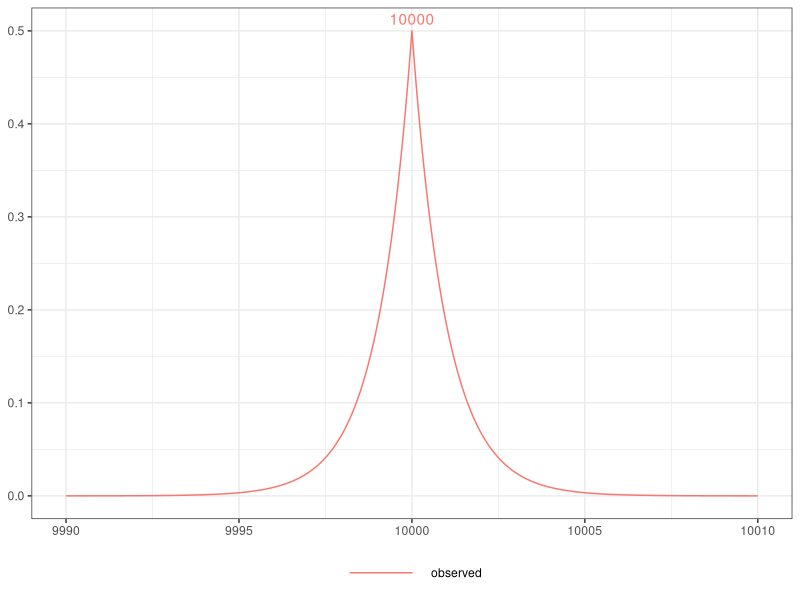
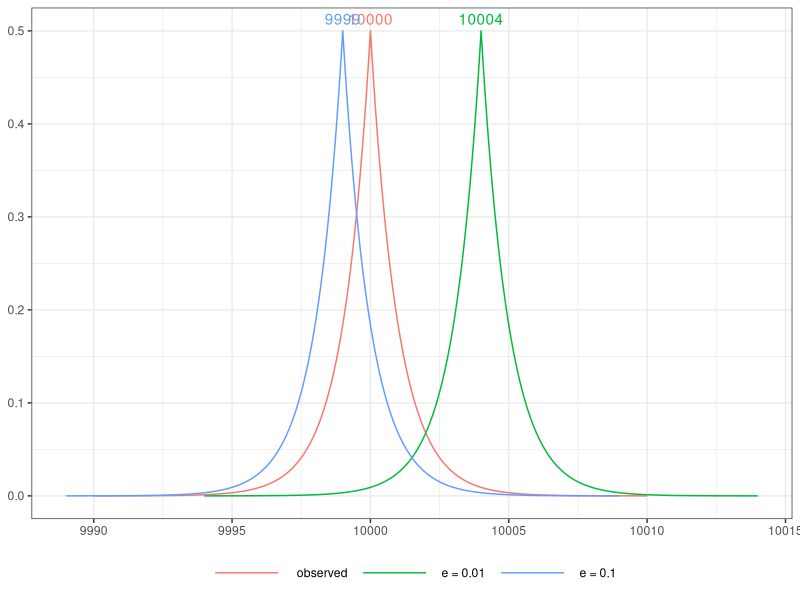

The R script that drew these images, in order:
rm(list=ls(all=TRUE))

library(tidyverse)
library(VGAM)
set.seed(1234)

# Generate data for plotting ---- 
# Define parameters
mean_value <- 10000
scale <- 1  # You can adjust the scale (b) as needed

x_values <- seq(mean_value - 10, mean_value + 10, by = 0.01)
y_values <- dlaplace(x_values, mean_value, scale)

# Create data frame for ggplot
df_ods <- data.frame(x = x_values,
                     y = y_values,
                     n = mean_value,
                     type = " observed"
                     )

# Plot the data
df_data <- data.frame()
df_data <- rbind(df_ods)
ggplot(df_ods, aes(x = x, y = y, color = type)) +
  geom_line() +
  theme_bw() +
  geom_text(aes(label = ifelse(y == max(y), n, "")), vjust = -.5, hjust = 0.5,show.legend=F) +  # Add text labels
  theme(axis.title = element_blank(),
        legend.position = "bottom", 
        legend.title = element_blank(),         
        legend.key.width = unit(2, "cm"),
        )

# Generate Laplace noise ---- 

epsilon <- c(0.01, 0.1)
for (e in epsilon) {
  # Add Laplace noise to the mean value
  laplace_noise <- rlaplace(1000, location = 0, scale = scale/e)
  noisy_value <- round(mean_value + mean(laplace_noise))
  x_values <- seq(noisy_value - 10, noisy_value + 10, by = 0.01)
  y_values <- dlaplace(x_values, noisy_value, scale) 
  
  # Create data frame for ggplot
  df_sds <- data.frame(x = x_values, 
                       y = y_values,
                       n = noisy_value,
                       type = paste0("e = ", e)
  )
  df_data <- rbind(df_data,df_sds)
  
}

# Plot the data
ggplot(df_data, aes(x = x, y = y, color = type)) +
  geom_line() +
  theme_bw() +
  geom_text(aes(label = ifelse(y == max(y), n, "")), vjust = -.5, hjust = 0.5,show.legend=F) +  # Add text labels
  theme(axis.title = element_blank(),
        legend.position = "bottom", 
        legend.title = element_blank(),         
        legend.key.width = unit(2, "cm"),
  )
